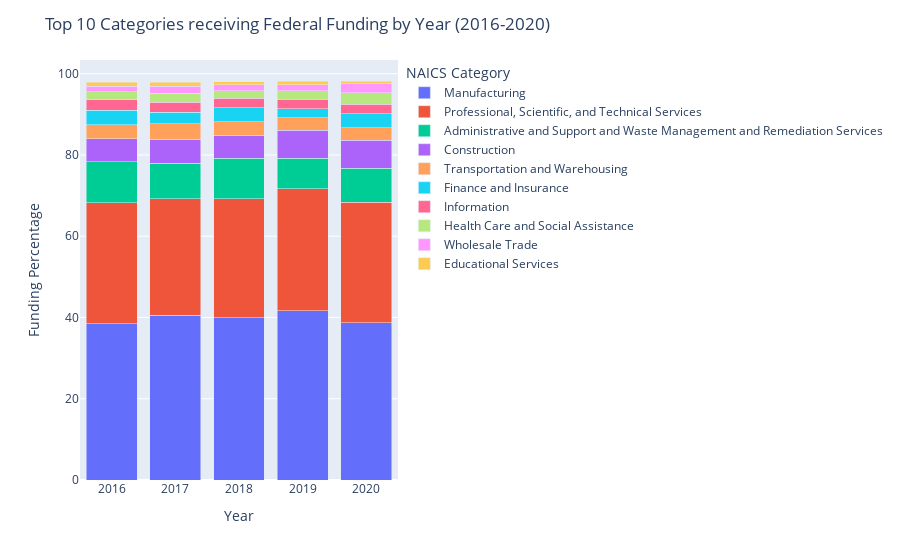

Notebook code for this chart:
### Markdown cell above
# Bar chart - top 10 categories

### Code cell
import pandas as pd
import plotly.express as px

def create_stacked_bar_chart():

    # Read in the data
    df = pd.read_csv('us_funding_time_series.csv')

    # Calculate the mean funding percentage for each category over the 5-year period
    df_mean = df.loc[:, '2016':'2020'].mean(axis=1)
    df_mean.index = df['NAICS Category']
    df_mean = df_mean.reset_index(name='Mean Percentage')

    # Sort the data by the mean funding percentage and select only the top 10 categories
    df_top_10 = df_mean.sort_values(by='Mean Percentage', ascending=False).head(10)
    category_order = df_top_10['NAICS Category'].tolist()

    # Filter the original dataframe to include only the top 10 categories
    df_filtered = df[df['NAICS Category'].isin(category_order)]

    # Melt the data so that each row represents a single observation
    df_melt = pd.melt(df_filtered, id_vars=['NAICS Category'], var_name='Year', value_name='Funding Percentage')

    # Create the stacked bar chart using Plotly Express and set the category order
    fig = px.bar(df_melt, x='Year', y='Funding Percentage', color='NAICS Category', barmode='stack', category_orders={'NAICS Category': category_order})

    # Update the figure information
    fig.update_xaxes(type='category')
    fig.update_layout(title='Top 10 Categories receiving Federal Funding by Year (2016-2020)')

    # Show the chart
    fig.show()

create_stacked_bar_chart()

### Figure 1 — Plotly figure (JSON) as saved in the notebook; plotly's stock layout.template omitted (floating-point values rounded to 4 significant figures)
{"data": [{"alignmentgroup": "True", "hovertemplate": "NAICS Category=Manufacturing<br>Year=%{x}<br>Funding Percentage=%{y}<extra></extra>", "legendgroup": "Manufacturing", "marker": {"color": "#636efa", "pattern": {"shape": ""}}, "name": "Manufacturing", "offsetgroup": "Manufacturing", "orientation": "v", "showlegend": true, "textposition": "auto", "type": "bar", "x": ["2016", "2017", "2018", "2019", "2020"], "xaxis": "x", "y": [38.41, 40.54, 39.97, 41.67, 38.66], "yaxis": "y"}, {"alignmentgroup": "True", "hovertemplate": "NAICS Category=Professional, Scientific, and Technical Services<br>Year=%{x}<br>Funding Percentage=%{y}<extra></extra>", "legendgroup": "Professional, Scientific, and Technical Services", "marker": {"color": "#EF553B", "pattern": {"shape": ""}}, "name": "Professional, Scientific, and Technical Services", "offsetgroup": "Professional, Scientific, and Technical Services", "orientation": "v", "showlegend": true, "textposition": "auto", "type": "bar", "x": ["2016", "2017", "2018", "2019", "2020"], "xaxis": "x", "y": [29.87, 28.66, 29.24, 30.06, 29.75], "yaxis": "y"}, {"alignmentgroup": "True", "hovertemplate": "NAICS Category=Administrative and Support and Waste Management and Remediation Services<br>Year=%{x}<br>Funding Percentage=%{y}<extra></extra>", "legendgroup": "Administrative and Support and Waste Management and Remediation Services", "marker": {"color": "#00cc96", "pattern": {"shape": ""}}, "name": "Administrative and Support and Waste Management and Remediation Services", "offsetgroup": "Administrative and Support and Waste Management and Remediation Services", "orientation": "v", "showlegend": true, "textposition": "auto", "type": "bar", "x": ["2016", "2017", "2018", "2019", "2020"], "xaxis": "x", "y": [10.04, 8.805, 9.971, 7.504, 8.379], "yaxis": "y"}, {"alignmentgroup": "True", "hovertemplate": "NAICS Category=Construction<br>Year=%{x}<br>Funding Percentage=%{y}<extra></extra>", "legendgroup": "Construction", "marker": {"color": "#ab63fa", "pattern": {"shape": ""}}, "name": "Construction", "offsetgroup": "Construction", "orientation": "v", "showlegend": true, "textposition": "auto", "type": "bar", "x": ["2016", "2017", "2018", "2019", "2020"], "xaxis": "x", "y": [5.643, 5.911, 5.645, 6.85, 6.868], "yaxis": "y"}, {"alignmentgroup": "True", "hovertemplate": "NAICS Category=Transportation and Warehousing<br>Year=%{x}<br>Funding Percentage=%{y}<extra></extra>", "legendgroup": "Transportation and Warehousing", "marker": {"color": "#FFA15A", "pattern": {"shape": ""}}, "name": "Transportation and Warehousing", "offsetgroup": "Transportation and Warehousing", "orientation": "v", "showlegend": true, "textposition": "auto", "type": "bar", "x": ["2016", "2017", "2018", "2019", "2020"], "xaxis": "x", "y": [3.418, 3.724, 3.334, 3.081, 3.078], "yaxis": "y"}, {"alignmentgroup": "True", "hovertemplate": "NAICS Category=Finance and Insurance<br>Year=%{x}<br>Funding Percentage=%{y}<extra></extra>", "legendgroup": "Finance and Insurance", "marker": {"color": "#19d3f3", "pattern": {"shape": ""}}, "name": "Finance and Insurance", "offsetgroup": "Finance and Insurance", "orientation": "v", "showlegend": true, "textposition": "auto", "type": "bar", "x": ["2016", "2017", "2018", "2019", "2020"], "xaxis": "x", "y": [3.57, 2.865, 3.491, 2.267, 3.404], "yaxis": "y"}, {"alignmentgroup": "True", "hovertemplate": "NAICS Category=Information<br>Year=%{x}<br>Funding Percentage=%{y}<extra></extra>", "legendgroup": "Information", "marker": {"color": "#FF6692", "pattern": {"shape": ""}}, "name": "Information", "offsetgroup": "Information", "orientation": "v", "showlegend": true, "textposition": "auto", "type": "bar", "x": ["2016", "2017", "2018", "2019", "2020"], "xaxis": "x", "y": [2.644, 2.456, 2.305, 2.279, 2.351], "yaxis": "y"}, {"alignmentgroup": "True", "hovertemplate": "NAICS Category=Health Care and Social Assistance<br>Year=%{x}<br>Funding Percentage=%{y}<extra></extra>", "legendgroup": "Health Care and Social Assistance", "marker": {"color": "#B6E880", "pattern": {"shape": ""}}, "name": "Health Care and Social Assistance", "offsetgroup": "Health Care and Social Assistance", "orientation": "v", "showlegend": true, "textposition": "auto", "type": "bar", "x": ["2016", "2017", "2018", "2019", "2020"], "xaxis": "x", "y": [1.944, 2.286, 1.817, 2.08, 2.794], "yaxis": "y"}, {"alignmentgroup": "True", "hovertemplate": "NAICS Category=Wholesale Trade<br>Year=%{x}<br>Funding Percentage=%{y}<extra></extra>", "legendgroup": "Wholesale Trade", "marker": {"color": "#FF97FF", "pattern": {"shape": ""}}, "name": "Wholesale Trade", "offsetgroup": "Wholesale Trade", "orientation": "v", "showlegend": true, "textposition": "auto", "type": "bar", "x": ["2016", "2017", "2018", "2019", "2020"], "xaxis": "x", "y": [1.41, 1.718, 1.48, 1.464, 2.184], "yaxis": "y"}, {"alignmentgroup": "True", "hovertemplate": "NAICS Category=Educational Services<br>Year=%{x}<br>Funding Percentage=%{y}<extra></extra>", "legendgroup": "Educational Services", "marker": {"color": "#FECB52", "pattern": {"shape": ""}}, "name": "Educational Services", "offsetgroup": "Educational Services", "orientation": "v", "showlegend": true, "textposition": "auto", "type": "bar", "x": ["2016", "2017", "2018", "2019", "2020"], "xaxis": "x", "y": [0.9173, 0.8795, 0.7691, 0.8678, 0.7327], "yaxis": "y"}], "layout": {"barmode": "stack", "legend": {"title": {"text": "NAICS Category"}, "tracegroupgap": 0}, "margin": {"t": 60}, "title": {"text": "Top 10 Categories receiving Federal Funding by Year (2016-2020)"}, "xaxis": {"anchor": "y", "domain": [0, 1], "title": {"text": "Year"}, "type": "category"}, "yaxis": {"anchor": "x", "domain": [0, 1], "title": {"text": "Funding Percentage"}}}}
